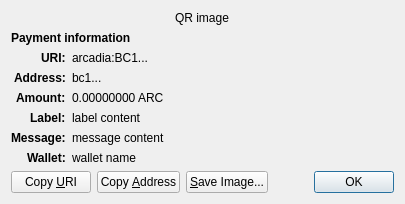
<?xml version="1.0" encoding="UTF-8"?>
<ui version="4.0">
 <class>ReceiveRequestDialog</class>
 <widget class="QDialog" name="ReceiveRequestDialog">
  <property name="geometry">
   <rect>
    <x>0</x>
    <y>0</y>
    <width>413</width>
    <height>229</height>
   </rect>
  </property>
  <property name="windowTitle">
   <string>Request payment to ...</string>
  </property>
  <layout class="QGridLayout" name="gridLayout" columnstretch="0,1">
   <property name="sizeConstraint">
    <enum>QLayout::SetFixedSize</enum>
   </property>
   <item row="0" column="0" colspan="2" alignment="Qt::AlignHCenter">
    <widget class="QRImageWidget" name="qr_code">
     <property name="text">
      <string notr="true">QR image</string>
     </property>
     <property name="textInteractionFlags">
      <set>Qt::NoTextInteraction</set>
     </property>
    </widget>
   </item>
   <item row="1" column="0" colspan="2">
    <widget class="QLabel" name="payment_header">
     <property name="font">
      <font>
       <weight>75</weight>
       <bold>true</bold>
      </font>
     </property>
     <property name="text">
      <string>Payment information</string>
     </property>
     <property name="textInteractionFlags">
      <set>Qt::NoTextInteraction</set>
     </property>
    </widget>
   </item>
   <item row="2" column="0" alignment="Qt::AlignRight|Qt::AlignTop">
    <widget class="QLabel" name="uri_tag">
     <property name="font">
      <font>
       <weight>75</weight>
       <bold>true</bold>
      </font>
     </property>
     <property name="text">
      <string notr="true">URI:</string>
     </property>
     <property name="textFormat">
      <enum>Qt::PlainText</enum>
     </property>
     <property name="textInteractionFlags">
      <set>Qt::NoTextInteraction</set>
     </property>
    </widget>
   </item>
   <item row="2" column="1" alignment="Qt::AlignTop">
    <widget class="QLabel" name="uri_content">
     <property name="text">
      <string notr="true">arcadia:BC1...</string>
     </property>
     <property name="textFormat">
      <enum>Qt::RichText</enum>
     </property>
     <property name="wordWrap">
      <bool>true</bool>
     </property>
     <property name="textInteractionFlags">
      <set>Qt::TextSelectableByMouse</set>
     </property>
    </widget>
   </item>
   <item row="3" column="0" alignment="Qt::AlignRight|Qt::AlignTop">
    <widget class="QLabel" name="address_tag">
     <property name="font">
      <font>
       <weight>75</weight>
       <bold>true</bold>
      </font>
     </property>
     <property name="text">
      <string>Address:</string>
     </property>
     <property name="textInteractionFlags">
      <set>Qt::NoTextInteraction</set>
     </property>
    </widget>
   </item>
   <item row="3" column="1" alignment="Qt::AlignTop">
    <widget class="QLabel" name="address_content">
     <property name="text">
      <string notr="true">bc1...</string>
     </property>
     <property name="textFormat">
      <enum>Qt::PlainText</enum>
     </property>
     <property name="textInteractionFlags">
      <set>Qt::TextSelectableByMouse</set>
     </property>
    </widget>
   </item>
   <item row="4" column="0" alignment="Qt::AlignRight|Qt::AlignTop">
    <widget class="QLabel" name="amount_tag">
     <property name="font">
      <font>
       <weight>75</weight>
       <bold>true</bold>
      </font>
     </property>
     <property name="text">
      <string>Amount:</string>
     </property>
     <property name="textInteractionFlags">
      <set>Qt::NoTextInteraction</set>
     </property>
    </widget>
   </item>
   <item row="4" column="1" alignment="Qt::AlignTop">
    <widget class="QLabel" name="amount_content">
     <property name="text">
      <string notr="true">0.00000000 ARC</string>
     </property>
     <property name="textFormat">
      <enum>Qt::PlainText</enum>
     </property>
     <property name="textInteractionFlags">
      <set>Qt::TextSelectableByMouse</set>
     </property>
    </widget>
   </item>
   <item row="5" column="0" alignment="Qt::AlignRight|Qt::AlignTop">
    <widget class="QLabel" name="label_tag">
     <property name="font">
      <font>
       <weight>75</weight>
       <bold>true</bold>
      </font>
     </property>
     <property name="text">
      <string>Label:</string>
     </property>
     <property name="textInteractionFlags">
      <set>Qt::NoTextInteraction</set>
     </property>
    </widget>
   </item>
   <item row="5" column="1" alignment="Qt::AlignTop">
    <widget class="QLabel" name="label_content">
     <property name="text">
      <string notr="true">label content</string>
     </property>
     <property name="textFormat">
      <enum>Qt::PlainText</enum>
     </property>
     <property name="wordWrap">
      <bool>true</bool>
     </property>
     <property name="textInteractionFlags">
      <set>Qt::TextSelectableByMouse</set>
     </property>
    </widget>
   </item>
   <item row="6" column="0" alignment="Qt::AlignRight|Qt::AlignTop">
    <widget class="QLabel" name="message_tag">
     <property name="font">
      <font>
       <weight>75</weight>
       <bold>true</bold>
      </font>
     </property>
     <property name="text">
      <string>Message:</string>
     </property>
     <property name="textInteractionFlags">
      <set>Qt::NoTextInteraction</set>
     </property>
    </widget>
   </item>
   <item row="6" column="1" alignment="Qt::AlignTop">
    <widget class="QLabel" name="message_content">
     <property name="text">
      <string notr="true">message content</string>
     </property>
     <property name="textFormat">
      <enum>Qt::PlainText</enum>
     </property>
     <property name="wordWrap">
      <bool>true</bool>
     </property>
     <property name="textInteractionFlags">
      <set>Qt::TextSelectableByMouse</set>
     </property>
    </widget>
   </item>
   <item row="7" column="0" alignment="Qt::AlignRight|Qt::AlignTop">
    <widget class="QLabel" name="wallet_tag">
     <property name="font">
      <font>
       <weight>75</weight>
       <bold>true</bold>
      </font>
     </property>
     <property name="text">
      <string>Wallet:</string>
     </property>
     <property name="textInteractionFlags">
      <set>Qt::NoTextInteraction</set>
     </property>
    </widget>
   </item>
   <item row="7" column="1" alignment="Qt::AlignTop">
    <widget class="QLabel" name="wallet_content">
     <property name="text">
      <string notr="true">wallet name</string>
     </property>
     <property name="textFormat">
      <enum>Qt::PlainText</enum>
     </property>
     <property name="wordWrap">
      <bool>true</bool>
     </property>
     <property name="textInteractionFlags">
      <set>Qt::TextSelectableByMouse</set>
     </property>
    </widget>
   </item>
   <item row="8" column="0" colspan="2">
    <layout class="QHBoxLayout" name="horizontalLayout">
     <item>
      <widget class="QPushButton" name="btnCopyURI">
       <property name="text">
        <string>Copy &amp;URI</string>
       </property>
       <property name="autoDefault">
        <bool>false</bool>
       </property>
      </widget>
     </item>
     <item>
      <widget class="QPushButton" name="btnCopyAddress">
       <property name="text">
        <string>Copy &amp;Address</string>
       </property>
       <property name="autoDefault">
        <bool>false</bool>
       </property>
      </widget>
     </item>
     <item>
      <widget class="QPushButton" name="btnSaveAs">
       <property name="text">
        <string>&amp;Save Image...</string>
       </property>
       <property name="autoDefault">
        <bool>false</bool>
       </property>
      </widget>
     </item>
     <item>
      <spacer name="horizontalSpacer_2">
       <property name="orientation">
        <enum>Qt::Horizontal</enum>
       </property>
       <property name="sizeHint" stdset="0">
        <size>
         <width>40</width>
         <height>20</height>
        </size>
       </property>
      </spacer>
     </item>
     <item>
      <widget class="QDialogButtonBox" name="buttonBox">
       <property name="focusPolicy">
        <enum>Qt::StrongFocus</enum>
       </property>
       <property name="standardButtons">
        <set>QDialogButtonBox::Ok</set>
       </property>
      </widget>
     </item>
    </layout>
   </item>
  </layout>
 </widget>
 <customwidgets>
  <customwidget>
   <class>QRImageWidget</class>
   <extends>QLabel</extends>
   <header>qt/qrimagewidget.h</header>
  </customwidget>
 </customwidgets>
 <tabstops>
  <tabstop>buttonBox</tabstop>
  <tabstop>btnCopyURI</tabstop>
  <tabstop>btnCopyAddress</tabstop>
  <tabstop>btnSaveAs</tabstop>
 </tabstops>
 <resources/>
 <connections>
  <connection>
   <sender>buttonBox</sender>
   <signal>accepted()</signal>
   <receiver>ReceiveRequestDialog</receiver>
   <slot>accept()</slot>
   <hints>
    <hint type="sourcelabel">
     <x>135</x>
     <y>230</y>
    </hint>
    <hint type="destinationlabel">
     <x>135</x>
     <y>126</y>
    </hint>
   </hints>
  </connection>
 </connections>
</ui>
